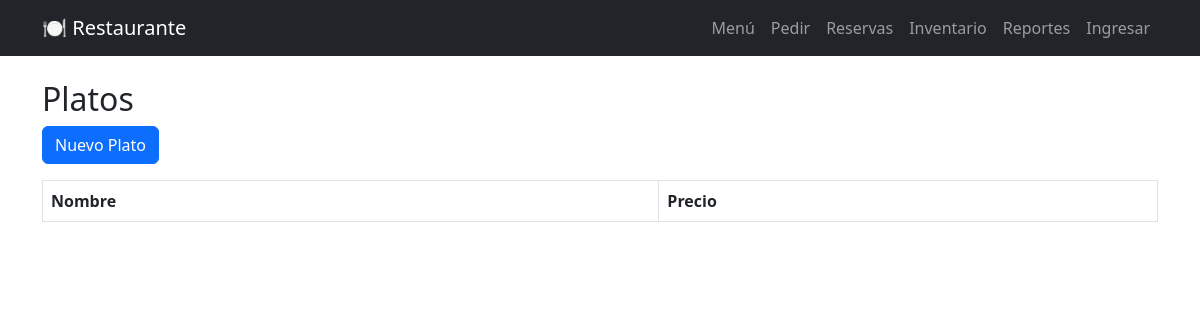
/menu/dishes/, run on an earlier commit of the app's database.
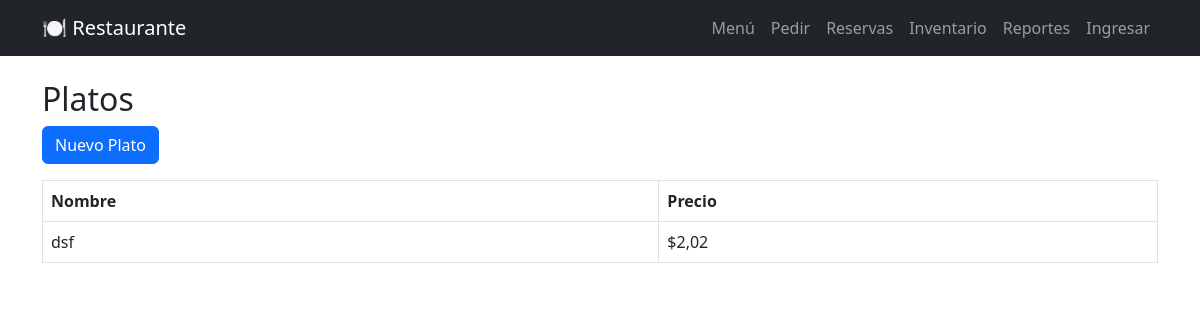
And on a later commit of the database.
### menu/models.py (models this page shows, shortened)
class Dish(models.Model):
    name = models.CharField(max_length=100)
    description = models.TextField(blank=True)
    price = models.DecimalField(
        max_digits=10,
        decimal_places=2,
        verbose_name="Precio (COP)"
    )
    ingredients = models.ManyToManyField(
        Ingredient,
        through="DishIngredient",
        related_name="used_in"
    )
    class Meta:
        ordering = ["name"]

### menu/views.py (the view)
# urls.py: path("dishes/", views.dish_list, name="dish_list"),
def dish_list(request):
    dishes = Dish.objects.all()
    return render(request, "menu/dish_list.html", {"dishes": dishes})

### templates/menu/dish_list.html
{% extends "base.html" %}
{% block content %}
<h2>Platos</h2>
<a href="/menu/dishes/create/" class="btn btn-primary mb-3">Nuevo Plato</a>
<table class="table table-bordered">
    <tr>
        <th>Nombre</th>
        <th>Precio</th>
    </tr>
    {% for d in dishes %}
    <tr>
        <td>{{ d.name }}</td>
        <td>${{ d.price }}</td>
    </tr>
    {% endfor %}
</table>
{% endblock %}

What changed in the data, as far as the page shows it:
added Dish: name "dsf", price "2,02"
